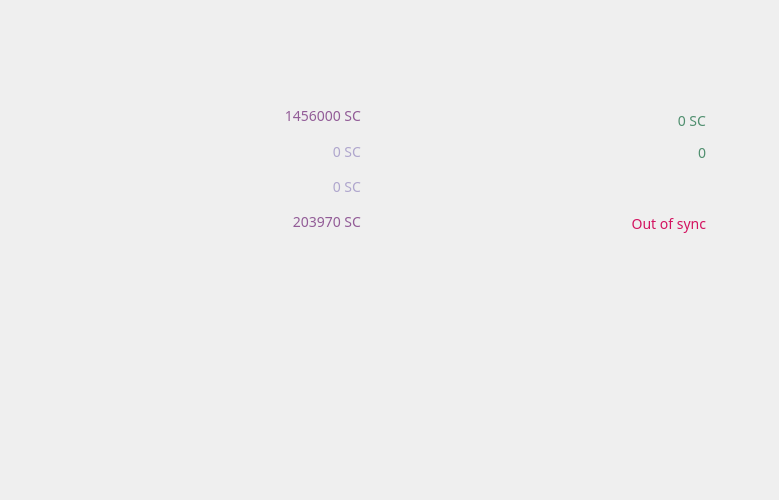
<?xml version="1.0" encoding="UTF-8"?>
<ui version="4.0">
 <class>OverviewPage</class>
 <widget class="QWidget" name="OverviewPage">
  <property name="geometry">
   <rect>
    <x>0</x>
    <y>0</y>
    <width>779</width>
    <height>518</height>
   </rect>
  </property>
  <property name="sizePolicy">
   <sizepolicy hsizetype="Minimum" vsizetype="Preferred">
    <horstretch>0</horstretch>
    <verstretch>0</verstretch>
   </sizepolicy>
  </property>
  <property name="maximumSize">
   <size>
    <width>800</width>
    <height>16777215</height>
   </size>
  </property>
  <property name="font">
   <font>
    <family>Proxima Nova Rg</family>
   </font>
  </property>
  <property name="focusPolicy">
   <enum>Qt::StrongFocus</enum>
  </property>
  <property name="windowTitle">
   <string>Form</string>
  </property>
  <property name="styleSheet">
   <string notr="true">color:#505050;font-family:Proxima Nova Rg;</string>
  </property>
  <layout class="QGridLayout" name="gridLayout_2">
   <property name="sizeConstraint">
    <enum>QLayout::SetFixedSize</enum>
   </property>
   <property name="leftMargin">
    <number>11</number>
   </property>
   <property name="horizontalSpacing">
    <number>0</number>
   </property>
   <item row="3" column="1" colspan="2">
    <widget class="QLabel" name="label_5">
     <property name="font">
      <font>
       <family>Proxima Nova Rg</family>
      </font>
     </property>
     <property name="text">
      <string>&lt;html&gt;&lt;head/&gt;&lt;body&gt;&lt;p align=&quot;center&quot;&gt;&lt;img src=&quot;:/icons/dash&quot;/&gt;&lt;/p&gt;&lt;/body&gt;&lt;/html&gt;</string>
     </property>
    </widget>
   </item>
   <item row="6" column="1">
    <layout class="QVBoxLayout" name="verticalLayout_2">
     <property name="spacing">
      <number>1</number>
     </property>
     <item>
      <widget class="QFrame" name="frame">
       <property name="sizePolicy">
        <sizepolicy hsizetype="Fixed" vsizetype="Preferred">
         <horstretch>0</horstretch>
         <verstretch>0</verstretch>
        </sizepolicy>
       </property>
       <property name="minimumSize">
        <size>
         <width>331</width>
         <height>188</height>
        </size>
       </property>
       <property name="maximumSize">
        <size>
         <width>331</width>
         <height>188</height>
        </size>
       </property>
       <property name="styleSheet">
        <string notr="true">background-image:url(:/icons/res/icons/balance.png);font-size:14px</string>
       </property>
       <layout class="QVBoxLayout" name="verticalLayout_4">
        <property name="spacing">
         <number>0</number>
        </property>
        <item>
         <widget class="QFrame" name="frame_3">
          <property name="styleSheet">
           <string notr="true">background:transparent;color:#afa6cd;</string>
          </property>
          <widget class="QWidget" name="gridLayoutWidget">
           <property name="geometry">
            <rect>
             <x>120</x>
             <y>30</y>
             <width>181</width>
             <height>141</height>
            </rect>
           </property>
           <layout class="QGridLayout" name="ohno">
            <property name="verticalSpacing">
             <number>0</number>
            </property>
            <item row="2" column="0">
             <widget class="QLabel" name="labelImmature">
              <property name="toolTip">
               <string>Mined balance that has not yet matured</string>
              </property>
              <property name="text">
               <string notr="true">&lt;html&gt;&lt;head/&gt;&lt;body&gt;&lt;p align=&quot;right&quot;&gt;&lt;span&gt;0 SC&lt;/span&gt;&lt;/p&gt;&lt;/body&gt;&lt;/html&gt;</string>
              </property>
              <property name="alignment">
               <set>Qt::AlignRight|Qt::AlignTrailing|Qt::AlignVCenter</set>
              </property>
              <property name="textInteractionFlags">
               <set>Qt::LinksAccessibleByMouse|Qt::TextSelectableByKeyboard|Qt::TextSelectableByMouse</set>
              </property>
             </widget>
            </item>
            <item row="0" column="0">
             <widget class="QLabel" name="labelBalance">
              <property name="font">
               <font>
                <family>Proxima Nova Rg</family>
                <pointsize>-1</pointsize>
               </font>
              </property>
              <property name="cursor">
               <cursorShape>IBeamCursor</cursorShape>
              </property>
              <property name="toolTip">
               <string>Your current balance</string>
              </property>
              <property name="layoutDirection">
               <enum>Qt::LeftToRight</enum>
              </property>
              <property name="styleSheet">
               <string notr="true">color:#925c97;</string>
              </property>
              <property name="text">
               <string notr="true">&lt;html&gt;&lt;head/&gt;&lt;body&gt;&lt;p&gt;&lt;span style=&quot; font-weight:400;&quot;&gt;1456000 SC&lt;/span&gt;&lt;/p&gt;&lt;/body&gt;&lt;/html&gt;</string>
              </property>
              <property name="alignment">
               <set>Qt::AlignRight|Qt::AlignTrailing|Qt::AlignVCenter</set>
              </property>
              <property name="textInteractionFlags">
               <set>Qt::LinksAccessibleByMouse|Qt::TextSelectableByKeyboard|Qt::TextSelectableByMouse</set>
              </property>
             </widget>
            </item>
            <item row="4" column="0">
             <widget class="QLabel" name="labelTotal">
              <property name="toolTip">
               <string>Total number of transactions in wallet</string>
              </property>
              <property name="styleSheet">
               <string notr="true">color:#925c97;</string>
              </property>
              <property name="text">
               <string notr="true">&lt;html&gt;&lt;head/&gt;&lt;body&gt;&lt;p align=&quot;right&quot;&gt;203970 SC&lt;/p&gt;&lt;/body&gt;&lt;/html&gt;</string>
              </property>
              <property name="alignment">
               <set>Qt::AlignRight|Qt::AlignTrailing|Qt::AlignVCenter</set>
              </property>
             </widget>
            </item>
            <item row="1" column="0">
             <widget class="QLabel" name="labelStake">
              <property name="cursor">
               <cursorShape>IBeamCursor</cursorShape>
              </property>
              <property name="toolTip">
               <string>Total of coins that was staked, and do not yet count toward the current balance</string>
              </property>
              <property name="text">
               <string notr="true">&lt;html&gt;&lt;head/&gt;&lt;body&gt;&lt;p align=&quot;right&quot;&gt;&lt;span&gt;0 SC&lt;/span&gt;&lt;/p&gt;&lt;/body&gt;&lt;/html&gt;</string>
              </property>
              <property name="alignment">
               <set>Qt::AlignRight|Qt::AlignTrailing|Qt::AlignVCenter</set>
              </property>
              <property name="textInteractionFlags">
               <set>Qt::LinksAccessibleByMouse|Qt::TextSelectableByKeyboard|Qt::TextSelectableByMouse</set>
              </property>
             </widget>
            </item>
           </layout>
          </widget>
         </widget>
        </item>
       </layout>
      </widget>
     </item>
    </layout>
   </item>
   <item row="6" column="2">
    <layout class="QVBoxLayout" name="verticalLayout_3">
     <property name="spacing">
      <number>7</number>
     </property>
     <item>
      <widget class="QFrame" name="frame_2">
       <property name="sizePolicy">
        <sizepolicy hsizetype="Fixed" vsizetype="Preferred">
         <horstretch>0</horstretch>
         <verstretch>0</verstretch>
        </sizepolicy>
       </property>
       <property name="minimumSize">
        <size>
         <width>332</width>
         <height>188</height>
        </size>
       </property>
       <property name="maximumSize">
        <size>
         <width>332</width>
         <height>188</height>
        </size>
       </property>
       <property name="layoutDirection">
        <enum>Qt::RightToLeft</enum>
       </property>
       <property name="styleSheet">
        <string notr="true">background-image:url(:/icons/res/icons/detail.png);</string>
       </property>
       <layout class="QVBoxLayout" name="verticalLayout">
        <property name="spacing">
         <number>0</number>
        </property>
        <item>
         <widget class="QFrame" name="frame_5">
          <property name="styleSheet">
           <string notr="true">background:transparent;color:#508f6f;font-size:14px</string>
          </property>
          <widget class="QWidget" name="gridLayoutWidget_2">
           <property name="geometry">
            <rect>
             <x>150</x>
             <y>30</y>
             <width>151</width>
             <height>141</height>
            </rect>
           </property>
           <layout class="QGridLayout" name="ohno_4">
            <property name="topMargin">
             <number>6</number>
            </property>
            <property name="horizontalSpacing">
             <number>8</number>
            </property>
            <property name="verticalSpacing">
             <number>0</number>
            </property>
            <item row="2" column="0">
             <widget class="QLabel" name="labelActive">
              <property name="cursor">
               <cursorShape>IBeamCursor</cursorShape>
              </property>
              <property name="toolTip">
               <string>Total of transactions that have yet to be confirmed, and do not yet count toward the current balance</string>
              </property>
              <property name="text">
               <string notr="true">&lt;html&gt;&lt;head/&gt;&lt;body&gt;&lt;p align=&quot;right&quot;&gt;&lt;br/&gt;&lt;/p&gt;&lt;/body&gt;&lt;/html&gt;</string>
              </property>
              <property name="alignment">
               <set>Qt::AlignRight|Qt::AlignTrailing|Qt::AlignVCenter</set>
              </property>
              <property name="textInteractionFlags">
               <set>Qt::LinksAccessibleByMouse|Qt::TextSelectableByKeyboard|Qt::TextSelectableByMouse</set>
              </property>
             </widget>
            </item>
            <item row="3" column="0">
             <widget class="QLabel" name="labelWalletStatus">
              <property name="toolTip">
               <string>The displayed information may be out of date. Your wallet automatically synchronizes with the Truecoin network after a connection is established, but this process has not completed yet.</string>
              </property>
              <property name="styleSheet">
               <string notr="true">QLabel { color: red;} </string>
              </property>
              <property name="text">
               <string notr="true">&lt;html&gt;&lt;head/&gt;&lt;body&gt;&lt;p align=&quot;right&quot;&gt;&lt;span style=&quot; color:#d31360;&quot;&gt;Out of sync&lt;/span&gt;&lt;/p&gt;&lt;/body&gt;&lt;/html&gt;</string>
              </property>
              <property name="alignment">
               <set>Qt::AlignRight|Qt::AlignTrailing|Qt::AlignVCenter</set>
              </property>
             </widget>
            </item>
            <item row="0" column="0">
             <widget class="QLabel" name="labelUnconfirmed">
              <property name="cursor">
               <cursorShape>IBeamCursor</cursorShape>
              </property>
              <property name="toolTip">
               <string>Total of transactions that have yet to be confirmed, and do not yet count toward the current balance</string>
              </property>
              <property name="text">
               <string notr="true">&lt;html&gt;&lt;head/&gt;&lt;body&gt;&lt;p align=&quot;right&quot;&gt;&lt;span&gt;0 SC&lt;/span&gt;&lt;/p&gt;&lt;/body&gt;&lt;/html&gt;</string>
              </property>
              <property name="alignment">
               <set>Qt::AlignRight|Qt::AlignTrailing|Qt::AlignVCenter</set>
              </property>
              <property name="textInteractionFlags">
               <set>Qt::LinksAccessibleByMouse|Qt::TextSelectableByKeyboard|Qt::TextSelectableByMouse</set>
              </property>
             </widget>
            </item>
            <item row="1" column="0">
             <widget class="QLabel" name="labelNumTransactions">
              <property name="toolTip">
               <string>Total number of transactions in wallet</string>
              </property>
              <property name="text">
               <string notr="true">&lt;html&gt;&lt;head/&gt;&lt;body&gt;&lt;p align=&quot;right&quot;&gt;&lt;span&gt;0&lt;/span&gt;&lt;/p&gt;&lt;/body&gt;&lt;/html&gt;</string>
              </property>
              <property name="alignment">
               <set>Qt::AlignRight|Qt::AlignTrailing|Qt::AlignVCenter</set>
              </property>
             </widget>
            </item>
           </layout>
          </widget>
         </widget>
        </item>
       </layout>
      </widget>
     </item>
    </layout>
   </item>
   <item row="6" column="3" rowspan="2">
    <spacer name="horizontalSpacer">
     <property name="orientation">
      <enum>Qt::Horizontal</enum>
     </property>
     <property name="sizeHint" stdset="0">
      <size>
       <width>40</width>
       <height>20</height>
      </size>
     </property>
    </spacer>
   </item>
   <item row="2" column="0" colspan="4">
    <spacer name="verticalSpacer">
     <property name="orientation">
      <enum>Qt::Vertical</enum>
     </property>
     <property name="sizeType">
      <enum>QSizePolicy::Fixed</enum>
     </property>
     <property name="sizeHint" stdset="0">
      <size>
       <width>20</width>
       <height>10</height>
      </size>
     </property>
    </spacer>
   </item>
   <item row="4" column="1" colspan="2">
    <spacer name="verticalSpacer_2">
     <property name="orientation">
      <enum>Qt::Vertical</enum>
     </property>
     <property name="sizeType">
      <enum>QSizePolicy::Fixed</enum>
     </property>
     <property name="sizeHint" stdset="0">
      <size>
       <width>20</width>
       <height>10</height>
      </size>
     </property>
    </spacer>
   </item>
   <item row="5" column="0" rowspan="3">
    <spacer name="horizontalSpacer_2">
     <property name="orientation">
      <enum>Qt::Horizontal</enum>
     </property>
     <property name="sizeHint" stdset="0">
      <size>
       <width>40</width>
       <height>20</height>
      </size>
     </property>
    </spacer>
   </item>
   <item row="7" column="1" colspan="2">
    <widget class="QFrame" name="frame">
     <property name="minimumSize">
      <size>
       <width>677</width>
       <height>235</height>
      </size>
     </property>
     <property name="maximumSize">
      <size>
       <width>677</width>
       <height>235</height>
      </size>
     </property>
     <property name="styleSheet">
      <string notr="true">QFrame { font-size:13px;padding:5px;background-image:url(:/icons/res/icons/recent.png);padding-top:20px; }</string>
     </property>
     <layout class="QVBoxLayout" name="verticalLayout_6">
      <property name="spacing">
       <number>0</number>
      </property>
      <property name="sizeConstraint">
       <enum>QLayout::SetNoConstraint</enum>
      </property>
      <property name="leftMargin">
       <number>0</number>
      </property>
      <property name="topMargin">
       <number>0</number>
      </property>
      <property name="rightMargin">
       <number>0</number>
      </property>
      <property name="bottomMargin">
       <number>0</number>
      </property>
      <item>
       <spacer name="verticalSpacer_3">
        <property name="orientation">
         <enum>Qt::Vertical</enum>
        </property>
        <property name="sizeType">
         <enum>QSizePolicy::Fixed</enum>
        </property>
        <property name="sizeHint" stdset="0">
         <size>
          <width>20</width>
          <height>15</height>
         </size>
        </property>
       </spacer>
      </item>
      <item>
       <widget class="QListView" name="listTransactions">
        <property name="sizePolicy">
         <sizepolicy hsizetype="Fixed" vsizetype="Fixed">
          <horstretch>0</horstretch>
          <verstretch>0</verstretch>
         </sizepolicy>
        </property>
        <property name="minimumSize">
         <size>
          <width>664</width>
          <height>180</height>
         </size>
        </property>
        <property name="maximumSize">
         <size>
          <width>664</width>
          <height>200</height>
         </size>
        </property>
        <property name="styleSheet">
         <string notr="true">background:transparent;color:#a0a7b6;</string>
        </property>
        <property name="frameShape">
         <enum>QFrame::NoFrame</enum>
        </property>
        <property name="verticalScrollBarPolicy">
         <enum>Qt::ScrollBarAlwaysOff</enum>
        </property>
        <property name="horizontalScrollBarPolicy">
         <enum>Qt::ScrollBarAlwaysOff</enum>
        </property>
        <property name="selectionMode">
         <enum>QAbstractItemView::NoSelection</enum>
        </property>
       </widget>
      </item>
     </layout>
    </widget>
   </item>
  </layout>
 </widget>
 <resources/>
 <connections/>
</ui>
